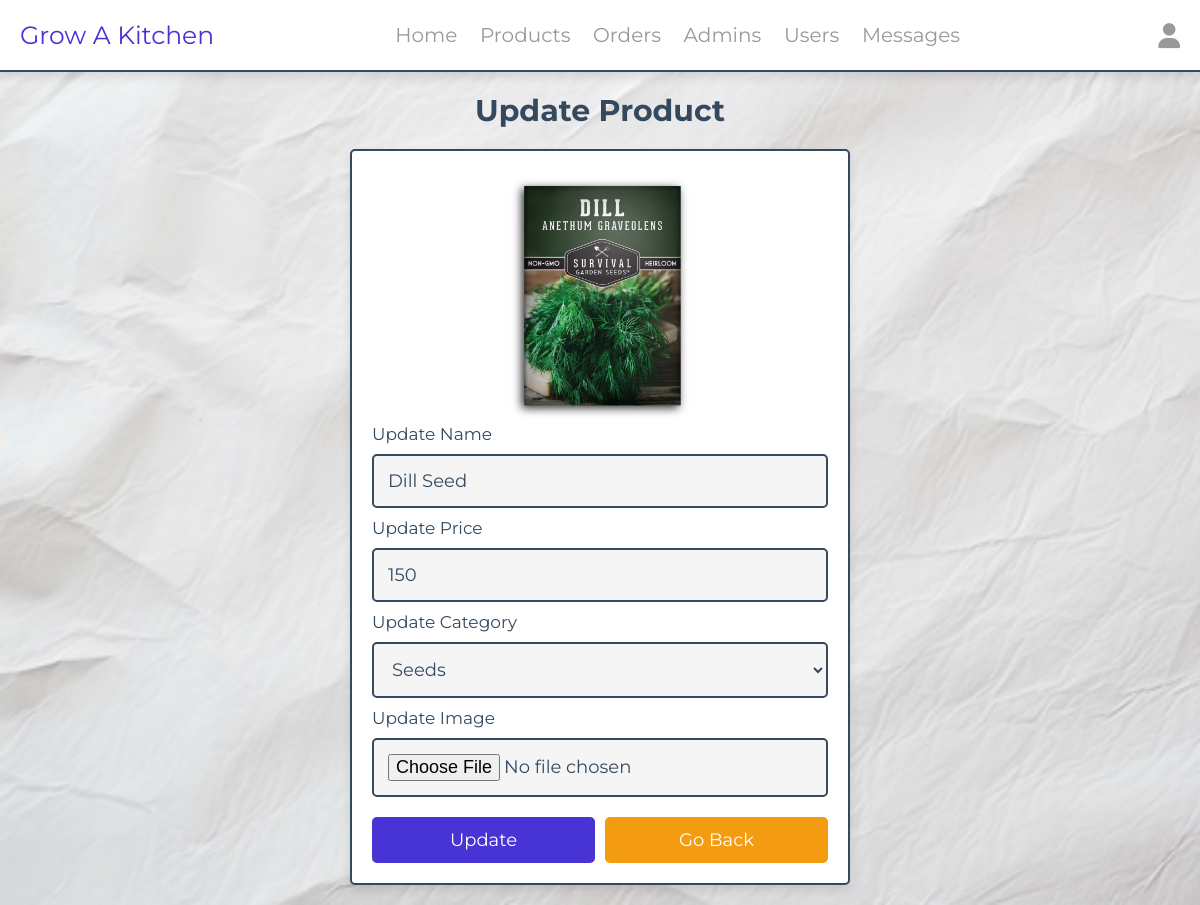
The page /admin/update_product.php?update=7 (signed in) on the database its author committed.
### tables this page shows
CREATE TABLE `products` (
  `id` int(100) NOT NULL,
  `name` varchar(100) NOT NULL,
  `category` enum('Seeds','Kitchen Appliances','Kitchen Peripherals','Deals') NOT NULL,
  `price` int(10) NOT NULL,
  `image` varchar(100) NOT NULL
);

### admin/update_product.php (the view, shortened to what this page needs)
<?php
include '../components/connect.php';
?>
<!DOCTYPE html>
<html lang="en">
<head>
   <link rel="stylesheet" href="https://cdnjs.cloudflare.com/ajax/libs/font-awesome/6.1.1/css/all.min.css">
   <link rel="stylesheet" href="../css/adminstyle.css">
</head>
<body>
<?php include '../components/admin_header.php' ?>
<section class="update-product">
   <h1 class="heading">Update Product</h1>
   <?php
      $update_id = $_GET['update'];
      $show_products = $conn->prepare("SELECT * FROM `products` WHERE id = ?");
      $show_products->execute([$update_id]);
      if($show_products->rowCount() > 0){
         while($fetch_products = $show_products->fetch(PDO::FETCH_ASSOC)){
   ?>
   <form action="" method="POST" enctype="multipart/form-data">
      <img src="../uploaded_img/<?= $fetch_products['image']; ?>" alt="">
      <span>Update Name</span>
      <input type="text" required placeholder="enter product name" name="name" maxlength="100" class="box" value="<?= $fetch_products['name']; ?>">
      <span>Update Price</span>
      <input type="number" min="0" max="9999999999" required placeholder="enter product price" name="price" onkeypress="if(this.value.length == 10) return false;" class="box" value="<?= $fetch_products['price']; ?>">
      <span>Update Category</span>
      <select name="category" class="box" required>
         <option selected value="<?= $fetch_products['category']; ?>"><?= $fetch_products['category']; ?></option>
      </select>
      <span>Update Image</span>
      <input type="file" name="image" class="box" accept="image/jpg, image/jpeg, image/png, image/webp">
      <div class="flex-btn">
         <input type="submit" value="update" class="btn" name="update">
         <a href="products.php" class="option-btn">Go Back</a>
      </div>
   </form>
   <?php
         }
      }else{
         echo '<p class="empty">No Products Added Yet</p>';
      }
   ?>
</section>
</body>
</html>

### css/adminstyle.css (style rules this page uses)
:root { --main-color:#4834d4; --red:#e74c3c; --orange:#f39c12; --black:#34495e; --white:#fff; --light-bg:#f5f5f5; --light-color:#999; --border:.2rem solid var(--black); --box-shadow:0 .5rem 1rem rgba(0,0,0,.1); }
* { font-family: 'Montserrat', sans-serif; margin:0; padding:0; box-sizing: border-box; text-decoration: none; outline: none; border:none; }
html { font-size: 62.5%; overflow-x: hidden; }
body { background: url('../images/groundback.png'); background-size: cover; }
section { max-width: 1200px; margin:0 auto; padding:2rem; }
.btn, .delete-btn, .option-btn { display: block; margin-top: 1rem; border-radius: .5rem; cursor: pointer; width: 100%; font-size: 1.8rem; color:var(--white); padding:1.2rem 3rem; text-transform: capitalize; text-align: center; }
.btn { background-color: var(--main-color); }
.option-btn { background-color: var(--orange); }
.flex-btn { display: flex; gap:1rem; }
.heading { text-align: center; margin-bottom: 2rem; text-transform: capitalize; color:var(--black); font-size: 3rem; }
.update-product form { margin:0 auto; max-width: 50rem; background-color: var(--white); border-radius: .5rem; box-shadow: var(--box-shadow); border:var(--border); padding:2rem; }
.update-product form img { height: 25rem; width: 100%; object-fit: contain; }
.update-product form .box { background-color: var(--light-bg); border:var(--border); width: 100%; padding:1.4rem; font-size: 1.8rem; color:var(--black); border-radius: .5rem; margin: 1rem 0; }
.update-product form span { font-size: 1.7rem; color:var(--black); }

### rows shown on the page
products: image (picture), name "Dill Seed", price "150", category "Seeds"
